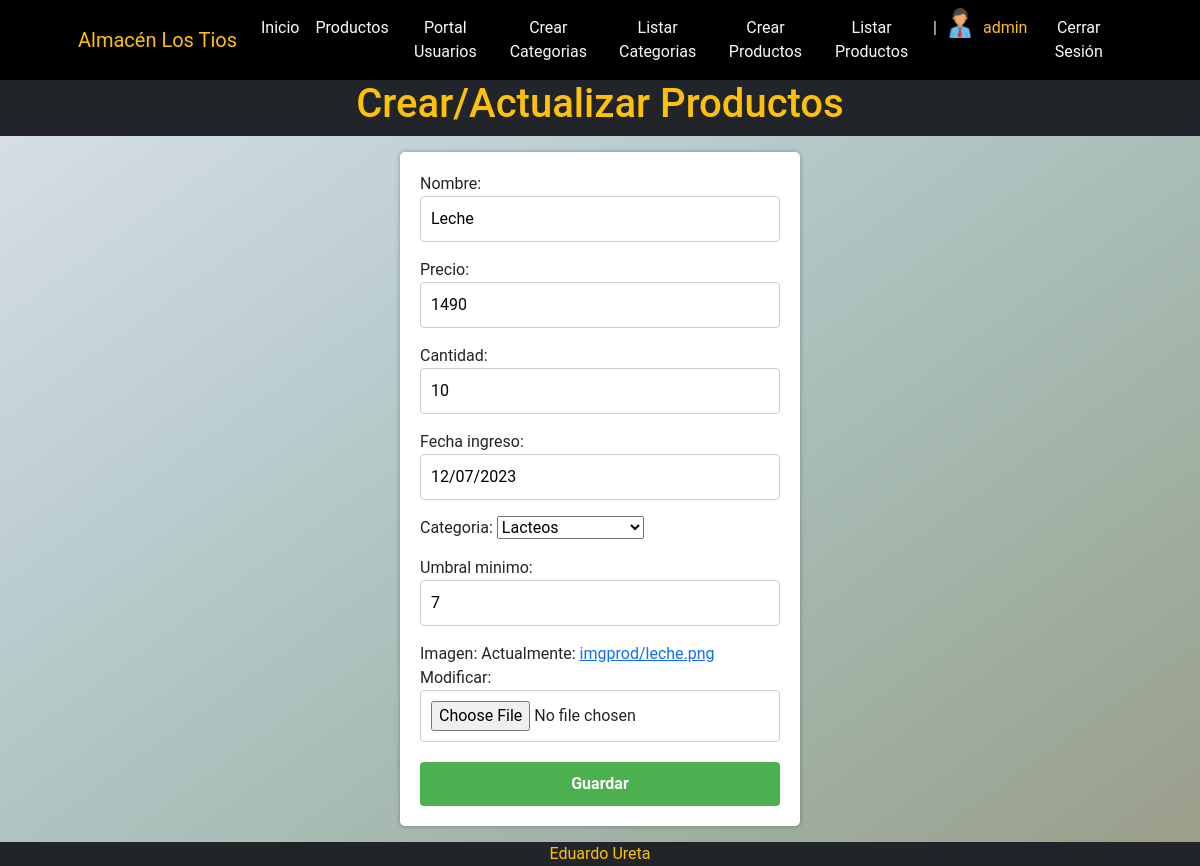
Before: /productos/productos/update/3 (signed in) with the older database file.
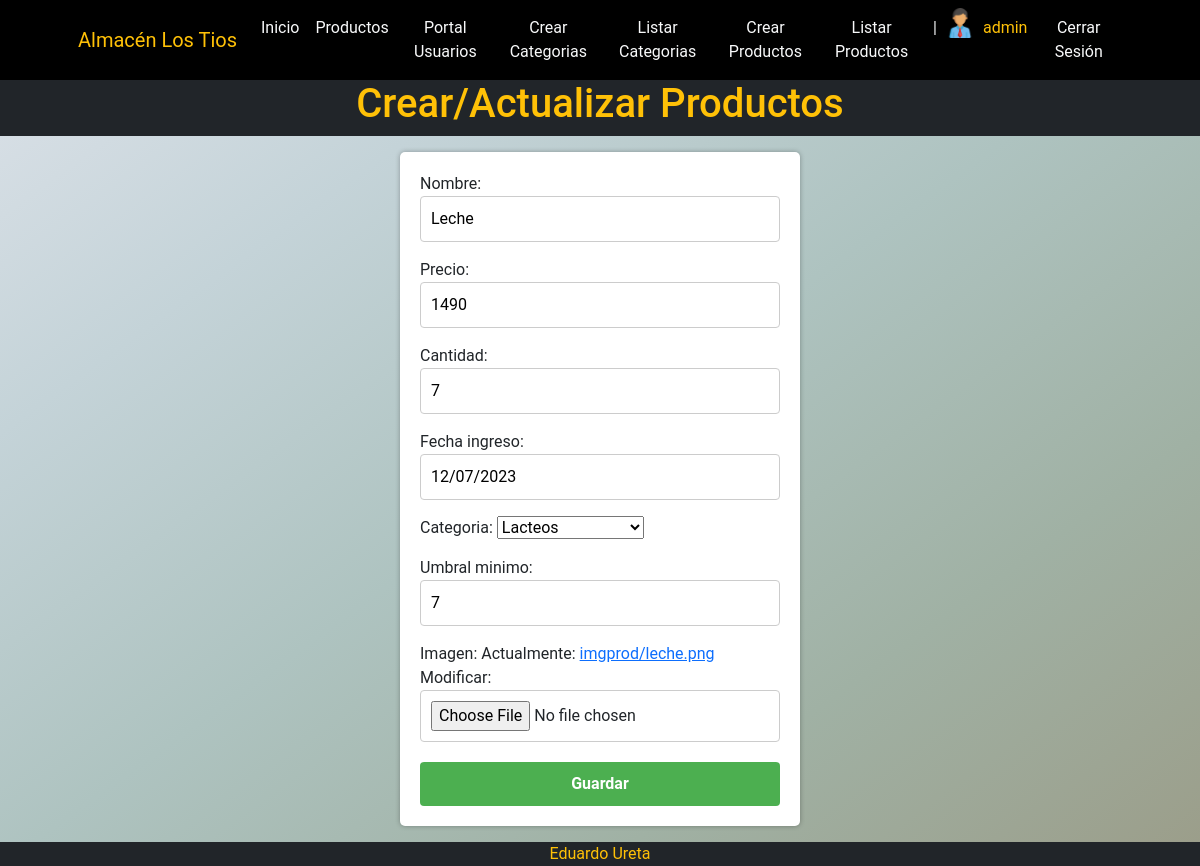
After: the same page with the newer database file.
### apps/productos/models.py (models this page shows, shortened)
class Productos(models.Model):
    nombre = models.CharField(max_length=50, null=False)
    precio = models.PositiveIntegerField(null=False)
    cantidad = models.PositiveIntegerField(null=False)
    fecha_ingreso = models.DateField(default=timezone.now, null=False)
    categoria = models.ForeignKey(Categoria, on_delete=models.PROTECT)
    umbral_minimo = models.PositiveIntegerField(null=True, blank=False)
    imagen = models.ImageField(upload_to="imgprod",blank=False, null=True)

class Categoria (models.Model):
    nombre = models.CharField(max_length=20, null=False)
    descripcion = models.CharField(max_length=20, null=True)
    imagen = models.ImageField(upload_to="imgprod",blank=False, null=True)
    def __str__(self):
        return self.nombre

### apps/productos/views.py (the view)
# urls.py: path('productos/update/<int:pk>', views.ProductosUpdate.as_view(), name='productos_update'),
class ProductosUpdate(UpdateView):
    model = models.Productos
    form_class = ProductosForm
    success_url = reverse_lazy("productos:productos_list")

### apps/productos/forms.py
class ProductosForm(forms.ModelForm):
    class Meta:
        model = models.Productos
        fields = ["nombre", "precio", "cantidad", "fecha_ingreso", "categoria", "umbral_minimo", "imagen"]

### apps/carrito/context_processor.py (called while the page is built)
def total_carrito(request):
    total = 0
    if "carrito" in request.session:
        for key, value in request.session["carrito"].items():
            total += int(value.get("acumulado", 0))  # Manejo de valores faltantes
    return {"total_boleta": total}

### apps/productos/templates/productos/productos_form.html (shortened to what this page needs)
{% extends 'productos/index.html' %}
{% block TITULO %}
    <h1>Crear/Actualizar Productos</h1>
{% endblock TITULO %}
{% block BODY %}
    <div class="formulario">
        <form method="post" enctype="multipart/form-data">
            <div class="form-group">
                {{form.as_p}}
            </div>
            <button type="submit" class="btn btn-outline-primary ">Guardar</button>
        </form>
    </div>
{% endblock BODY %}

Changed rows visible on the page:
changed Productos "Lacteos": cantidad "10" → "7"
